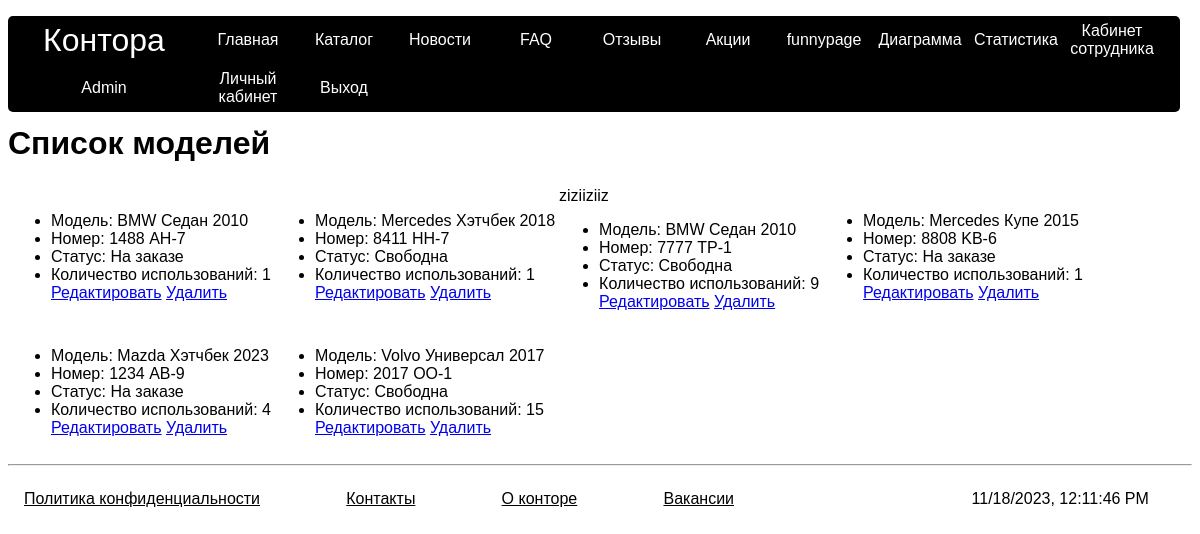
Page /autolist (signed in) on the earlier database version.
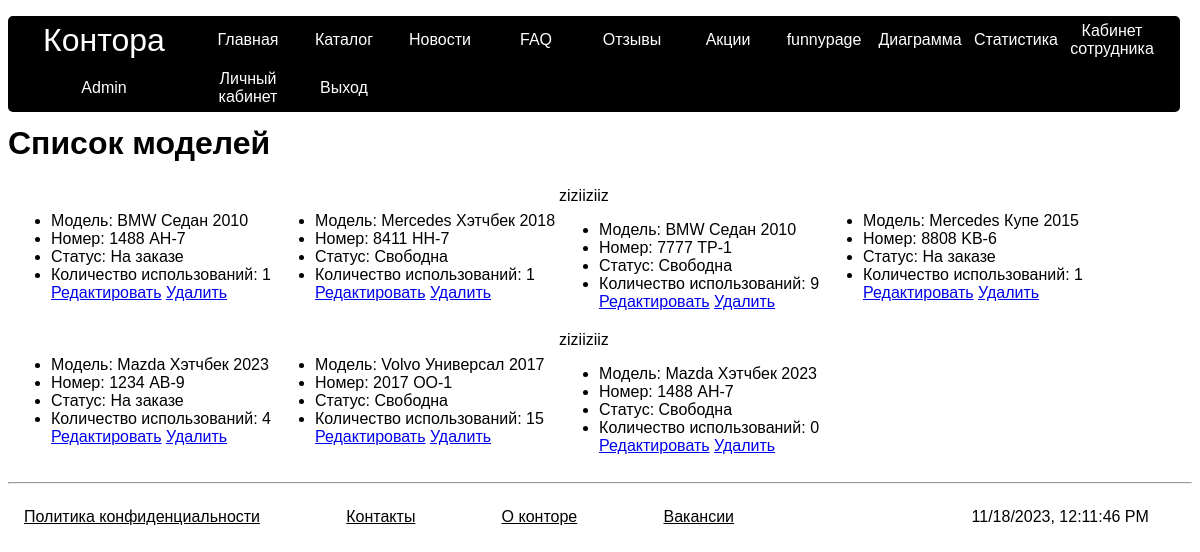
Same page on the later database version.
### mainapp/models.py (models this page shows)
class AutoModel(models.Model):
    ON_ORDER = "На заказе"
    FREE = "Свободна"
    IN_REPAIR = "В ремонте"
    IN_SERVICE = "На обслуживании"
    STATUS_CHOICES = [
        (ON_ORDER, "На заказе"),
        (FREE, "Свободна"),
        (IN_REPAIR, "В ремонте"),
        (IN_SERVICE, "На обслуживании")
    ]
    id = models.AutoField(primary_key=True)
    carModel = models.ForeignKey(CarModel, on_delete=models.PROTECT)
    number = models.CharField(max_length=9, validators=[car_number_validator])
    status = models.CharField(max_length=20, choices=STATUS_CHOICES, default=FREE)
    usageCount = models.IntegerField(default=0)
    def __str__(self):
        return f'{self.carModel.__str__()} {self.number}'

class CarModel(models.Model):
    SEDAN = "Седан"
    CROSS = "Кроссовер"
    COUPE = "Купе"
    STATION_WAGON = "Универсал"
    SPORT = "Спорт"
    HATCHBACK = "Хэтчбек"
    CONVERTIBLE = "Кабриолет"
    MINIVAN = "Минивэн"
    BODY_CHOICES = [
        (SEDAN, "Седан"),
        (CROSS, "Кроссовер"),
        (STATION_WAGON, "Универсал"),
        (SPORT, "Седан"),
        (HATCHBACK, "Хэтчбек"),
        (CONVERTIBLE, "Кабриолет"),
        (MINIVAN, "Минивэн"),
        (COUPE, "Купе"),
    ]
    BMW = "BMW"
    MERCEDES = "Mercedes"
    AUDI = "Audi"
    MAZDA = "Mazda"
    VOLVO = "Volvo"
    BRAND_CHOICES = [
        (BMW, 'BMW'),
        (MERCEDES, 'Mercedes'),
        (AUDI,"Audi"),
        (MAZDA, "Mazda"),
        (VOLVO, "Volvo")
    ]
    body = models.CharField(max_length=20, choices=BODY_CHOICES)
    price = models.BigIntegerField(default=40, null=True)
    car_price = models.BigIntegerField(default=10000, null=True)
    id = models.AutoField(primary_key=True)
    brand = models.CharField(max_length=20, choices=BRAND_CHOICES)
    year = models.IntegerField(validators=[MaxValueValidator(2023), MinValueValidator(2010)])
    usageCount = models.IntegerField(default=0)
    def __str__(self):
        return f"{self.brand} {self.body} {self.year}"

### mainapp/views.py (the view)
    def _(request):
        if not request.user.is_staff:
            return HttpResponseRedirect('main')
        return func(request)

### mainapp/views.py (called while the page is built)
def staffpage(func):
    def _(request):
        if not request.user.is_staff:
            return HttpResponseRedirect('main')
        return func(request)
    return _

@staffpage
def autolist(request: HttpRequest):
    if request.method == "GET":
        lst = []
        tmp_list = list()
        i = 0
        for auto in AutoModel.objects.all():
            print(auto)
            if i % columnCount == 0 and i != 0:
                lst.append(tmp_list)
                tmp_list = list()
            tmp_list.append(auto)
            i += 1
        if tmp_list:
            lst.append(tmp_list)
        print(lst)
        return render(request, "autolist.html", {"autos": lst})

### mainapp/templates/autolist.html (shortened to what this page needs)
{% extends "base.html" %}
{% block content %}
<h1>Список моделей</h1>
<table>
    {%for autosRaw in autos%}
    <tr>
    {%for auto in autosRaw%}
    <td>
        <ul>
            <li>Модель: {{auto.carModel}}</li>
            <li>Номер: {{auto.number}}</li>
            <li>Статус: {{auto.status}}</li>
            <li>Количество использований: {{auto.usageCount}}</li>
            <a href="editauto?id={{auto.id}}">Редактировать</a>
            <a href="delete?model=auto&id={{auto.id}}">Удалить</a>
        </ul>
    </td>
    {%endfor%}
    </tr>
    {%endfor%}
</table>
{% endblock content %}

Differences in the rows shown:
added AutoModel: carModel "Mazda Хэтчбек 2023", number "1488 AH-7", status "Свободна", usageCount "0"
